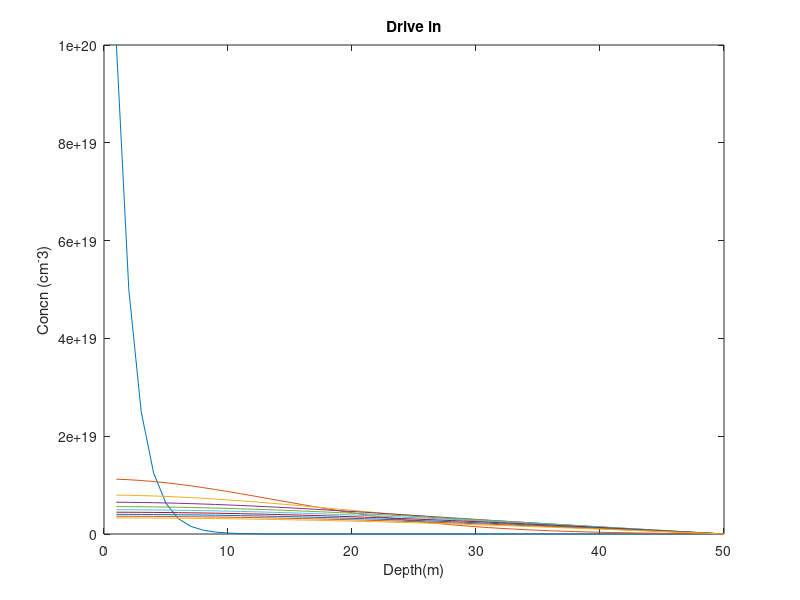

MATLAB code to generate this figure:
clear all;
clc;
close all;
C=zeros(1,50); 
C(1:2)=1e20;
iterations=1000;
 for runs=1:iterations
    for i=1:1:49
        if i==1
             C(i)=0.5*(C(i+1)+C(i));
        else
             C(i)=0.5*(C(i-1)+C(i+1)); 
        end
    end
    if mod(runs,100)==1
    plot(C);
    hold on;
    title('Drive in');
    xlabel('Depth(m)');
    ylabel('Concn (cm^-3)');
    drawnow;
    F(runs) = getframe(gcf);
    end
end
